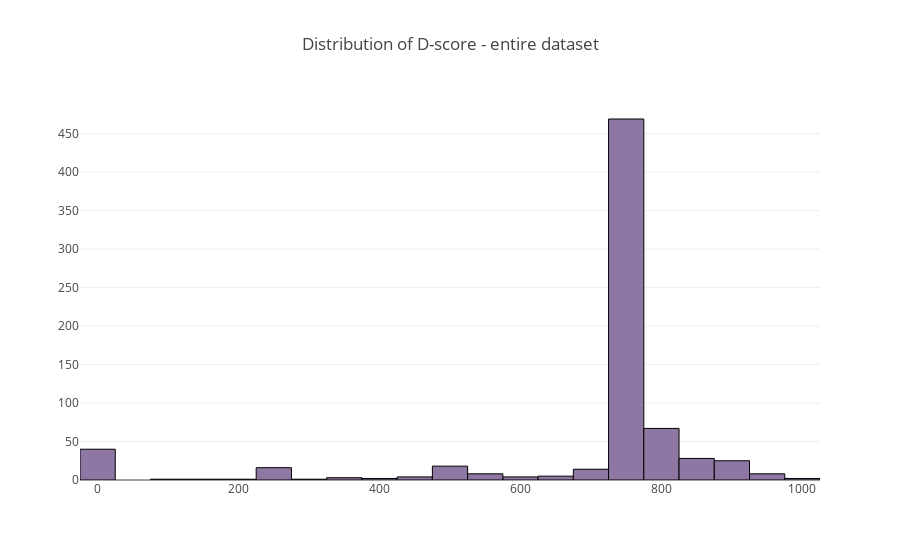

The cell this chart's notebook holds for it:
### Code cell
trace = go.Histogram(
    x = resp["dscore"],
    marker = dict(color="rgb(142,120,163)", line=dict(color="rgb(0, 0, 0)", width=1))
)
layout = go.Layout(title="Distribution of D-score - entire dataset")
fig = go.Figure(data = [trace], layout=layout)
iplot(fig)

### Figure 1 — Plotly figure (JSON) as saved in the notebook; plotly's stock layout.template omitted (floating-point values rounded to 4 significant figures; data arrays with more than 128 entries replaced by an {"elided": "..."} marker saying what was removed)
{"data": [{"marker": {"color": "rgb(142,120,163)", "line": {"color": "rgb(0, 0, 0)", "width": 1}}, "type": "histogram", "uid": "b83f7515-a848-4f64-ab83-d6d9cbedab87", "x": {"elided": "717 float values"}}], "layout": {"title": {"text": "Distribution of D-score - entire dataset"}}}
